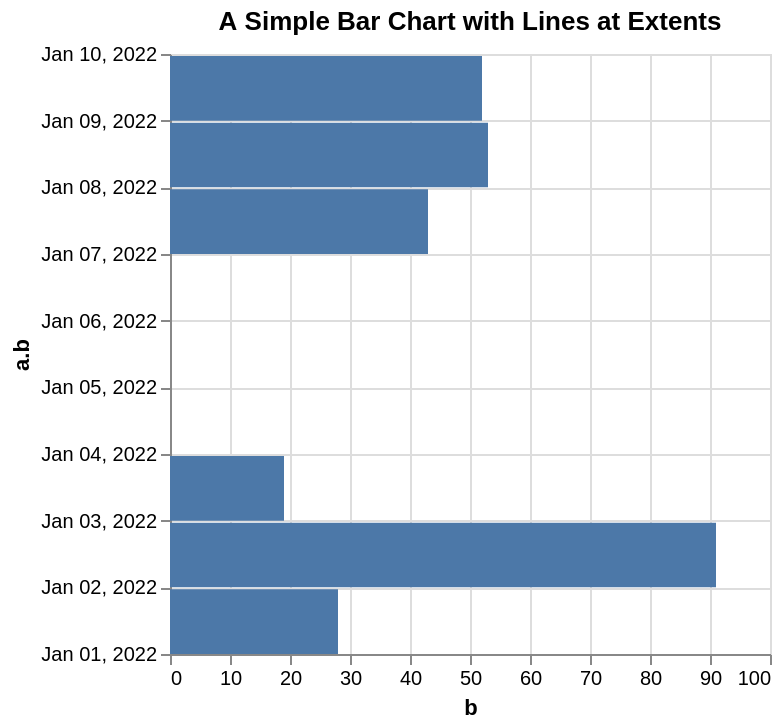

Vega-Lite specification for this chart:
### Vega specification from a JSON file in a GitHub repository (floating-point values rounded to 4 significant figures)
{"$schema": "https://vega.github.io/schema/vega/v5.json", "background": "white", "padding": 5, "width": 300, "height": 300, "title": {"text": "A Simple Bar Chart with Lines at Extents", "frame": "group"}, "style": "cell", "data": [{"name": "source_0", "values": [{"a.b": "2022-01-01", "b": 28}, {"a.b": "2022-01-04", "b.b": 55}, {"a.b": "2022-01-07", "b": 43}, {"a.b": "2022-01-02", "b": 91}, {"a.b": "2022-01-05", "b.b": 81}, {"a.b": "2022-01-08", "b": 53}, {"a.b": "2022-01-03", "b": 19}, {"a.b": "2022-01-06", "b.b": 87}, {"a.b": "2022-01-09", "b": 52}]}, {"name": "data_0", "source": "source_0", "transform": [{"type": "formula", "expr": "toDate(datum[\"a.b\"])", "as": "a.b"}, {"type": "formula", "expr": "utcOffset('date', datum['a.b'], 1)", "as": "a.b_end"}, {"type": "stack", "groupby": ["a\\.b"], "field": "b", "sort": {"field": [], "order": []}, "as": ["b_start", "b_end"], "offset": "zero"}, {"type": "filter", "expr": "isValid(datum[\"b\"]) && isFinite(+datum[\"b\"]) && (isDate(datum[\"a.b\"]) || (isValid(datum[\"a.b\"]) && isFinite(+datum[\"a.b\"])))"}]}], "marks": [{"name": "marks", "type": "rect", "style": ["bar"], "from": {"data": "data_0"}, "encode": {"update": {"fill": {"value": "#4c78a8"}, "ariaRoleDescription": {"value": "bar"}, "description": {"signal": "\"b: \" + (format(datum[\"b\"], \"\")) + \"; a.b: \" + (timeFormat(datum[\"a.b\"], timeUnitSpecifier([\"year\",\"month\",\"date\"], {\"year-month\":\"%b %Y \",\"year-month-date\":\"%b %d, %Y \"})))"}, "x": {"scale": "x", "field": "b_end"}, "x2": {"scale": "x", "field": "b_start"}, "y2": {"scale": "y", "field": "a\\.b", "offset": {"signal": "0.5 + (abs(scale(\"y\", datum[\"a.b_end\"]) - scale(\"y\", datum[\"a.b\"])) < 0.25 ? 0.5 * (0.25 - (abs(scale(\"y\", datum[\"a.b_end\"]) - scale(\"y\", datum[\"a.b\"])))) : -0.5)"}}, "y": {"scale": "y", "field": "a\\.b_end", "offset": {"signal": "0.5 + (abs(scale(\"y\", datum[\"a.b_end\"]) - scale(\"y\", datum[\"a.b\"])) < 0.25 ? -0.5 * (0.25 - (abs(scale(\"y\", datum[\"a.b_end\"]) - scale(\"y\", datum[\"a.b\"])))) : 0.5)"}}}}}], "scales": [{"name": "x", "type": "linear", "domain": {"data": "data_0", "fields": ["b_start", "b_end"]}, "range": [0, {"signal": "width"}], "nice": true, "zero": true}, {"name": "y", "type": "utc", "domain": {"data": "data_0", "fields": ["a\\.b", "a\\.b_end"]}, "range": [{"signal": "height"}, 0]}], "axes": [{"scale": "x", "orient": "bottom", "gridScale": "y", "grid": true, "tickCount": {"signal": "ceil(width/40)"}, "domain": false, "labels": false, "aria": false, "maxExtent": 0, "minExtent": 0, "ticks": false, "zindex": 0}, {"scale": "y", "orient": "left", "gridScale": "x", "grid": true, "tickCount": {"signal": "ceil(height/40)"}, "tickMinStep": {"signal": "datetime(2001, 0, 2, 0, 0, 0, 0) - datetime(2001, 0, 1, 0, 0, 0, 0)"}, "domain": false, "labels": false, "aria": false, "maxExtent": 0, "minExtent": 0, "ticks": false, "zindex": 0}, {"scale": "x", "orient": "bottom", "grid": false, "title": "b", "labelFlush": true, "labelOverlap": true, "tickCount": {"signal": "ceil(width/40)"}, "zindex": 0}, {"scale": "y", "orient": "left", "grid": false, "title": "a.b", "format": {"signal": "timeUnitSpecifier([\"year\",\"month\",\"date\"], {\"year-month\":\"%b %Y \",\"year-month-date\":\"%b %d, %Y \"})"}, "labelOverlap": true, "tickCount": {"signal": "ceil(height/40)"}, "tickMinStep": {"signal": "datetime(2001, 0, 2, 0, 0, 0, 0) - datetime(2001, 0, 1, 0, 0, 0, 0)"}, "zindex": 0}]}
